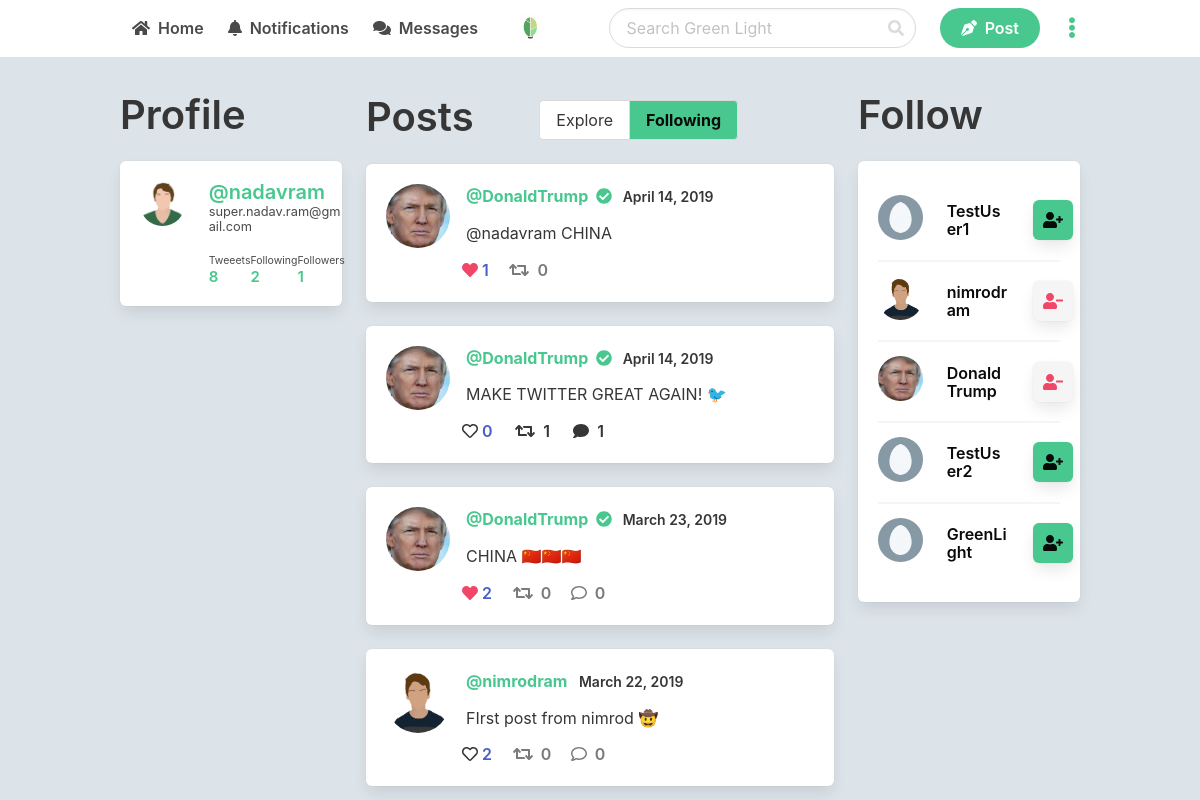
The page /home_following (signed in) on the database its author committed.
### app.py (models this page shows, shortened)
class User(db.Model):
    id = db.Column(db.Integer, primary_key=True)
    username = db.Column(db.String(25), unique=True, nullable=False)
    email = db.Column(db.String(120), unique=True, nullable=False)
    image_file = db.Column(db.String(20), default='default.jpg')
    password = db.Column(db.String(64), nullable=False)
    verified = db.Column(db.Integer, default=0, nullable=True)
    posts = db.relationship('Post', backref='author', lazy=True)
    likes = db.relationship('Post', secondary=likes,
                            backref=db.backref('likes', lazy='dynamic'), lazy='dynamic')
    followed = db.relationship('User', secondary=followers,
                               primaryjoin=(followers.c.follower_id == id),
                               secondaryjoin=(followers.c.followed_id == id),
                               backref=db.backref('followers', lazy='dynamic'), lazy='dynamic')

class Post(db.Model):
    id = db.Column(db.Integer, primary_key=True)
    date_posted = db.Column(db.DateTime, nullable=False,
                            default=datetime.utcnow)
    content = db.Column(db.Text, nullable=False)
    user_id = db.Column(db.Integer, db.ForeignKey('user.id'), nullable=False)
    retweet = db.Column(db.Integer, default=None, nullable=True, unique=False)
    comment = db.Column(db.Integer, default=None, nullable=True, unique=False)

### app.py (the view)
@app.route('/home_following')
@is_logged_in
def home_following():
    posts = []
    follow_suggestions = User.query.all()[0:6]
    follows = current_user().followed.all()
    for follow in follows:  # Get all posts by folled accounts
        user_posts = Post.query.filter_by(author=follow)
        posts += user_posts
    posts.sort(key=lambda r: r.date_posted)  # Sorts posts by date
    if current_user():  # If there is a user in the session
        if current_user() in follow_suggestions:  # If the current user is in the user's follow suggestions
            follow_suggestions.remove(current_user())
    return render_template('home.html', posts=posts, user=current_user(), Post_model=Post, likes=likes, follow_suggestions=follow_suggestions, User=User)

### app.py (called while the page is built)
def is_logged_in(f):
    @wraps(f)
    def wrap(*args, **kwargs):
        if 'logged_in' in session:
            return f(*args, **kwargs)
        else:
            flash('Unauthorized, Please login', 'danger')
            return redirect(url_for('login'))
    return wrap

def current_user():
    if len(session) > 0:
        return User.query.filter_by(username=session['username']).first()
    else:
        return None

### templates/home.html (shortened to what this page needs)
{% extends 'layout.html' %}
{% block body %}
<div class="columns">
    <div class="column is-one-quarter is-hidden-touch">
        {% if user != None %}
        <div class="wrap" style="position: -webkit-sticky; position: sticky; top: 0;">
            <h2 class="title is-2">Profile</h2>
            <div class="box">
                <div class="columns">
                    {% set profile_pic = url_for('static', filename='profile_pics/' + user.image_file) %}
                    <div class="column is-one-third">
                        <img src="{{ profile_pic }}" width="80" class="profile">
                    </div>
                    <div class="column">
                        <a href="{{ url_for('profile') }}">
                            <h5 class="title is-5 has-text-success">@{{ user.username }}&nbsp;
                            </h5>
                        </a>
                        <h6 class="subtitle is-6" style="margin-bottom: 1rem; font-size: 80%;">{{ user.email }}</h6>
                        <div class="level">
                            <div class="level-left">
                                <div class="content is-small">
                                    <small>Tweeets</small>
                                    {% set user_posts = Post_model.query.filter_by(user_id=user.id).all() %}
                                    <h4 class="has-text-success" style="margin-bottom: 0;">{{ user_posts|length }}</h4>
                                </div>
                            </div>
                            <div class="level-item">
                                <div class="content is-small">
                                    <small>Following</small>
                                    {% set user_following = [] %}
                                    {% for user_query in User.query.all() %}
                                    {% for user_query_followers in user_query.followers.all() %}
                                    {% if user_query_followers == user %}
                                    {% set user_following = user_following.append(user) %}
                                    {% endif %}
                                    {% endfor %}
                                    {% endfor %}
                                    <h4 class="has-text-success" style="margin-bottom: 0;">{{ user_following|length }}</h4>
                                </div>
                            </div>
                            <div class="level-item">
                                <div class="content is-small">
                                    <small>Followers</small>
                                    {% set user_followers = user.followers.all() %}
                                    <h4 class="has-text-success" style="margin-bottom: 0;">{{ user_followers|length }}</h4>
                                </div>
                            </div>
                        </div>
                    </div>
                </div>
            </div>
        </div>
        {% endif %}
    </div>
    <div class="column is-half">
        <div class="level is-hidden-touch">
            <div class="level-left">
                <h2 class="title is-2">Posts</h2>
            </div>
            <div class="level-right">
                <div class="field has-addons" style="margin: .5rem 6rem 0 0;">
                    <p class="control">
                        {% if url_for(request.endpoint) == url_for('home') %}
                        <a class="button has-background-success has-text-black has-text-weight-bold"
                            href="{{ url_for('home') }}">
                            <span>Explore</span>
                        </a>
                        {% else %}
                        <a class="button" href="{{ url_for('home') }}">
                            <span>Explore</span>
                        </a>
                        {% endif %}
                    </p>
                    <p class="control">
                        {% if url_for(request.endpoint) == url_for('home_following') %}
                        <a class="button has-background-success has-text-black has-text-weight-bold"
                            href="{{ url_for('home_following') }}">
                            <span>Following</span>
                        </a>
                        {% else %}
                        <a class="button" href="{{ url_for('home_following') }}">
                            <span>Following</span>
                        </a>
                        {% endif %}
                    </p>
                </div>
            </div>
        </div>
        {% for post in posts|reverse %}
        {% include "includes/_post.html" %}
        {% endfor %}
    </div>
    <div class="column is-one-quarter is-hidden-touch">
        <div class="wrap" style="position: -webkit-sticky; position: sticky; top: 0;">
            <h2 class="title is-2">Follow</h2>
            <div class="box">
                {% for suggestion in follow_suggestions %}
                <div class="columns is-vcentered" style="margin-top: 2px; margin-bottom: 2px;">
                    <div class="column is-one-third">
                        <img src="{{ url_for('static', filename='profile_pics/' + suggestion.image_file) }}"
                            alt="{{ suggestion.username }}" class="profile" width="60">
                    </div>
                    <div class="column">
                        <h2 class="title is-6 has-text-black">{{ suggestion.username }}</h2>
                    </div>
                    <div class="column is-one-quarter">
                        {% if user in suggestion.followers.all() %}
                        <a href="{{ url_for('unfollow', id=suggestion.id) }}">
                            <div class="box icon has-background-light is-small">
                                <i class="fas fa-user-minus has-text-danger"></i>
                            </div>
                        </a>
                        {% else %}
                        <a href="{{ url_for('follow', id=suggestion.id) }}">
                            <div class="box has-background-success icon is-small">
                                <i class="fas fa-user-plus has-text-black"></i>
                            </div>
                        </a>
                        {% endif %}
                    </div>
                </div>
                {% if suggestion != follow_suggestions[-1] %}
                <hr class="is-marginless">
                {% endif %}
                {% endfor %}
            </div>
        </div>
    </div>
</div>
{% endblock %}

### templates/includes/_post.html (shortened to what this page needs)
{% set id = post.id %}
<a href="/post/{{post.id}}" class="has-text-dark">
    <div class="box" id="{{id}}">
        <article class="media">
            <figure class="media-left">
                <p class="image is-64x64">
                    {% set profile_pic = url_for('static', filename='profile_pics/' + post.author.image_file) %}
                    <img src="{{ profile_pic }}" style="width: 64px; height: 64px;" class="profile">
                </p>
            </figure>
            <div class="media-content">
                <div class="content">
                    <p style="margin-bottom: .8rem;">
                        <strong class="has-text-success">@{{post.author.username}}{% if post.author.verified %}
                            &nbsp;<i class="fas fa-check-circle"></i>
                            {% endif %}</strong>
                        <small
                            class="has-text-weight-semibold">&nbsp;&nbsp;{{post.date_posted.strftime('%B %d, %Y')}}</small>
                        <br>
                        <p style="margin-bottom: .8rem;">{{post.content}}</p>
                    </p>
                </div>
                <div class="level-left">
                    <a class="level-item has-text-weight-semibold" href="/like/{{post.id}}" style="margin-right: 2rem;">
                        {% if user != None %}
                        {% if user in post.likes.all() %}
                        <span class="icon is-small has-text-danger"><i
                                class="fas fa-heart"></i>&nbsp;&nbsp;</span>{{post.likes.all()|length}}
                        {% else %}
                        <span class="icon is-small has-text-dark"><i
                                class="far fa-heart"></i>&nbsp;&nbsp;</span>{{post.likes.all()|length}}
                        {% endif %}
                        {% else %}
                        <span class="icon is-small has-text-dark"><i
                                class="far fa-heart"></i>&nbsp;&nbsp;</span>{{post.likes.all()|length}}
                        {% endif %}
                    </a>
                    {% if post.retweet == None %}
                    {% set post_retweets = Post_model.query.filter_by(retweet=post.id).all()|length %}
                    <a class="level-item has-text-weight-semibold" href="/retweet/{{post.id}}"
                        style="margin-right: 2.5rem;">
                        {% if user != None %}
                        {% if Post_model.query.filter_by(user_id=user.id).filter_by(retweet=post.id).first() %}
                        <span class="icon is-small has-text-dark"><i
                                class="fas fa-retweet"></i>&nbsp;&nbsp;{{post_retweets}}</span>
                        {% else %}
                        <span class="icon is-small has-text-grey"><i
                                class="fas fa-retweet"></i>&nbsp;&nbsp;{{post_retweets}}</span>
                        {% endif %}
                        {% else %}
                        <span class="icon is-small has-text-grey"><i
                                class="fas fa-retweet"></i>&nbsp;&nbsp;{{post_retweets}}</span>
                        {% endif %}
                    </a>
                    {% endif %}
                    {% if post.comment == None %}
                    {% set post_comments = Post_model.query.filter_by(comment=post.id).all()|length %}
                    <a class="level-item has-text-weight-semibold" href="/new_comment/{{post.id}}"
                        style="margin-right: 2rem;">
                        {% if user != None %}
                        {% if Post_model.query.filter_by(user_id=user.id).filter_by(comment=post.id).first() %}
                        <span class="icon is-small has-text-dark"><i
                                class="fas fa-comment"></i>&nbsp;&nbsp;{{post_comments}}</span>
                        {% else %}
                        <span class="icon is-small has-text-grey"><i
                                class="far fa-comment"></i>&nbsp;&nbsp;{{post_comments}}</span>
                        {% endif %}
                        {% else %}
                        <span class="icon is-small has-text-grey"><i
                                class="far fa-comment"></i>&nbsp;&nbsp;{{post_comments}}</span>
                        {% endif %}
                    </a>
                    {% endif %}
                </div>
            </div>
        </article>
    </div>
</a>

### templates/layout.html (style rules this page uses)
img.profile { object-fit: cover; border-radius: 50%; }

### rows shown on the page
User: username "nadavram", email "super.nadav.ram@gmail.com"
Post: author.username "DonaldTrump", date_posted "April 14, 2019", content "@nadavram CHINA", likes.all|length "1", post_retweets "0"
Post: author.username "DonaldTrump", date_posted "April 14, 2019", content "MAKE TWITTER GREAT AGAIN! 🐦", likes.all|length "0", post_retweets "1", post_comments "1"
Post: author.username "DonaldTrump", date_posted "March 23, 2019", content "CHINA 🇨🇳🇨🇳🇨🇳", likes.all|length "2", post_retweets "0", post_comments "0"
Post: shows a picture, author.username "nimrodram", date_posted "March 22, 2019", content "FIrst post from nimrod 🤠", likes.all|length "2", post_retweets "0", post_comments "0"
User: image_file (placeholder picture), username "TestUser1"
User: image_file (picture), username "nimrodram"
User: image_file (picture), username "DonaldTrump"
User: image_file (placeholder picture), username "TestUser2"
User: image_file (placeholder picture), username "GreenLight"

### other values the page prints
{{ user_posts|length }} "8"
{{ user_following|length }} "2"
{{ user_followers|length }} "1"
